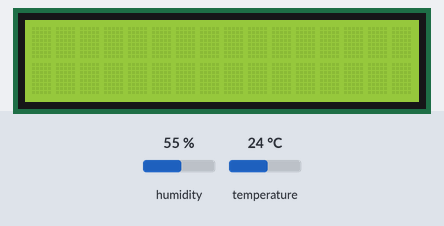
This sketch was run on a simulated Arduino Uno, built with avr-gcc and run on an emulated ATmega328P. Shown: 16×2 character LCD. Inputs (shaded band) come from the test bench; at power-on: humidity 55 %, temperature 24 °C. The local clock reads 2024-03-15 10:24:30 at power-on unless the sketch sets it; what the sketch prints to the serial monitor is not drawn.

Above: at 1.2 s.
1.3 s: humidity set to 22 %
At 3.1 s:
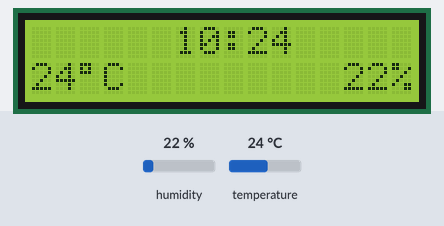
4.3 s: temperature set to 11 °C
At 7.1 s:
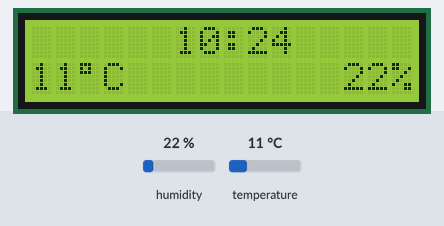
7.7 s: temperature set to 8 °C
At 9.1 s:
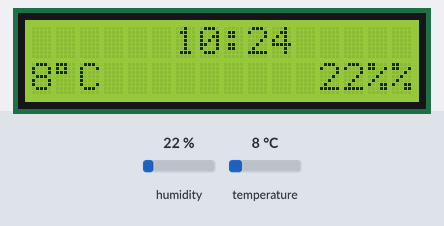
10.7 s: humidity set to 40 %
At 13.1 s:
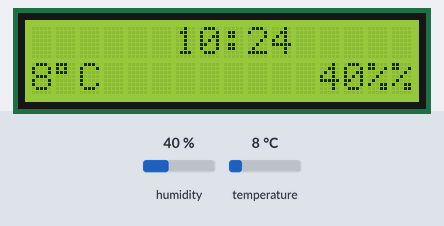
Timing chart, 0 to 14.6 s (numbered marks = the images above; inputs shaded):
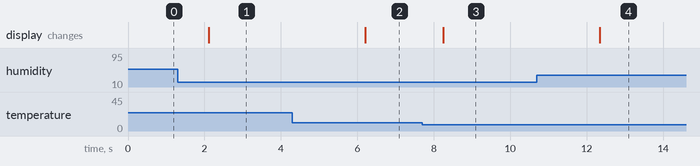

Measured:
- the behaviour switches between 10 and 9 °C on temperature (found by bisection; images 2 and 3)
- after the input at 1.3 s, the display: changes after 0.81 s (image 1)
- after the input at 4.3 s, the display: changes after 1.9 s (image 2)
- after the input at 7.7 s, the display: changes after 0.55 s (image 3)
- after the input at 10.7 s, the display: changes after 1.6 s (image 4)

The sketch:

alarmclock.ino
```cpp
#include <Wire.h>
#include <LiquidCrystal_I2C.h>
#include "DHT.h"
#include <virtuabotixRTC.h>

#define DHTTYPE DHT11


//CLK -> 9 , DAT -> 4, Reset -> 5

virtuabotixRTC zeit(9, 4, 5);

LiquidCrystal_I2C lcd(0x3F,16,2); //maxi
//LiquidCrystal_I2C lcd(0x27,16,2); //lukas

int dhtpin = 8;

int now_minutes;
int now_hours;

DHT dht(dhtpin, DHTTYPE);

void setup(void) {
  //zeit.setDS1302Time(15, 51, 18, 7, 27, 10, 2021); // Setze Zeit beim Setup. Entfernen nach Einstellung
  lcd.init();
  lcd.backlight();
  Serial.begin(9600);

  dht.begin();

}

void loop() {
  zeit.updateTime();
  now_minutes = zeit.minutes;
  now_hours = zeit.hours;

  String time_now = now_hours + ":" + now_minutes;
  Serial.println(time_now);
  delay(2000);

  int h = dht.readHumidity();
  int t = dht.readTemperature();

  lcd.setCursor(6,0);

  if (now_hours < 10){
    lcd.print("0");
  }

  lcd.print(zeit.hours);
  lcd.print(":");
  if (now_minutes < 10){
    lcd.print("0");
  }
  lcd.print(zeit.minutes);
  lcd.setCursor(0,1);
  lcd.print(String(t) + char(223) +"C         " + String(h) + "%");
}
```
